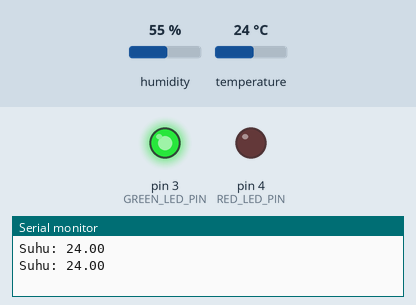
Simulated run of this sketch. Board: Arduino Uno, built with avr-gcc and run on an emulated ATmega328P. Parts: output pins drawn as LEDs (lit = HIGH), the last lines printed to the serial monitor. The test bench sets the inputs (shaded band); at power-on: temperature 24 °C, humidity 55 %.

Above: at 4.8 s.
4.9 s: temperature set to 29 °C
7.9 s: temperature set to 32 °C
At 9.0 s:
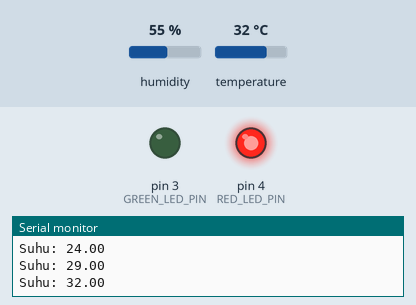
10.9 s: temperature set to 12 °C
At 12.6 s:
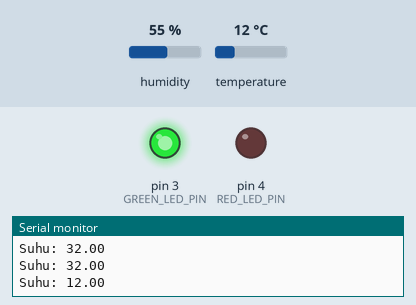
13.9 s: temperature set to 33 °C
At 15.0 s:
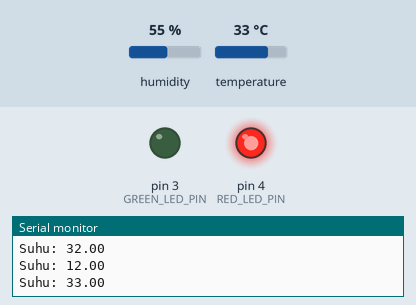
Timing chart, 0 to 16.9 s (numbered marks = the images above; inputs shaded):
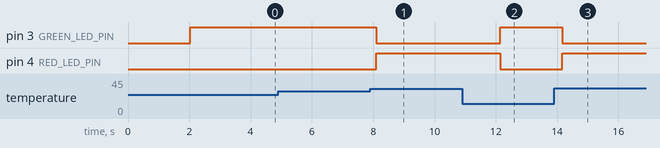

The sketch:

RFID.ino
```cpp
#include <DHT.h>

#define DHTPIN 2    // Pin tempel sensor DHT11
#define DHTTYPE DHT11   // Tipe sensor DHT (DHT11 atau DHT22)

#define GREEN_LED_PIN 3  // Pin lampu hijau
#define RED_LED_PIN 4    // Pin lampu merah

DHT dht(DHTPIN, DHTTYPE);

void setup() {
  Serial.begin(9600);
  pinMode(GREEN_LED_PIN, OUTPUT);
  pinMode(RED_LED_PIN, OUTPUT);
}

void loop() {
  delay(2000);  // Delay untuk membaca suhu setiap 2 detik

  float temperature = dht.readTemperature();

  if (!isnan(temperature)) {  // Periksa apakah pembacaan suhu valid
    Serial.print("Suhu: ");
    Serial.println(temperature);

    if (temperature < 31.0) {
      digitalWrite(GREEN_LED_PIN, HIGH);
      digitalWrite(RED_LED_PIN, LOW);
    } else {
      digitalWrite(GREEN_LED_PIN, LOW);
      digitalWrite(RED_LED_PIN, HIGH);
    }
  } else {
    Serial.println("Gagal membaca suhu. Periksa koneksi dan sensor.");
  }
}
```

Measured:
- the behaviour switches between 30 and 31 °C on temperature (found by bisection; images 0 and 1)
- after the input at 7.9 s, pin 3 (GREEN_LED_PIN): HIGH → LOW after 0.20 s; pin 4 (RED_LED_PIN): LOW → HIGH after 0.20 s
- after the input at 10.9 s, pin 3 (GREEN_LED_PIN): LOW → HIGH after 1.2 s; pin 4 (RED_LED_PIN): HIGH → LOW after 1.2 s
- after the input at 13.9 s, pin 3 (GREEN_LED_PIN): HIGH → LOW after 0.27 s; pin 4 (RED_LED_PIN): LOW → HIGH after 0.27 s
